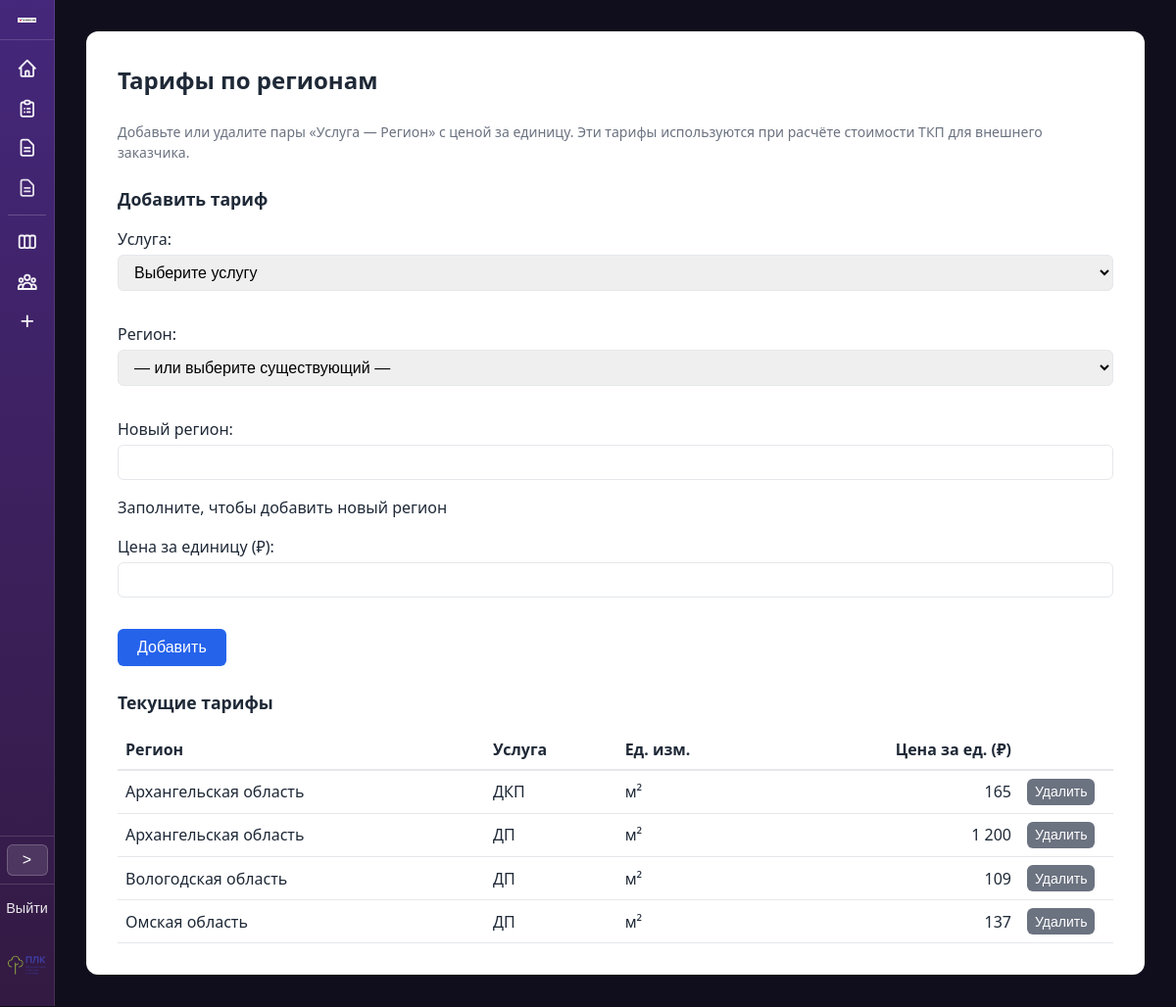
/tariffs/ (signed in), run on the app's committed database.
### proposals/models.py (models this page shows, shortened)
class RegionServicePrice(models.Model):
    region = models.ForeignKey(Region, on_delete=models.CASCADE, verbose_name='Регион')
    service = models.ForeignKey(Service, on_delete=models.CASCADE, verbose_name='Услуга')
    unit_price = models.DecimalField(
        'Цена за единицу',
        max_digits=15,
        decimal_places=2,
        default=0,
    )
    class Meta:
        verbose_name = 'Цена по региону'
        verbose_name_plural = 'Цены по регионам'
        unique_together = [['region', 'service']]

class Region(models.Model):
    name = models.CharField('Название региона', max_length=255, unique=True)
    class Meta:
        verbose_name = 'Регион'
        verbose_name_plural = 'Регионы'
        ordering = ['name']
    def __str__(self):
        return self.name

class Service(models.Model):
    UNIT_M2 = 'm2'
    UNIT_PIECE = 'piece'
    UNIT_CHOICES = [
        (UNIT_M2, 'м²'),
        (UNIT_PIECE, 'шт'),
    ]
    name = models.CharField('Наименование услуги', max_length=255)
    description = models.TextField(
        'Описание услуги (подставляется в Комментарий в Комплексном ТКП)',
        blank=True,
        default='',
    )
    template_file = models.CharField(
        'Файл шаблона',
        max_length=255,
        help_text='Имя .docx файла в папке templates_docx/'
    )
    unit_type = models.CharField(
        'Единица измерения',
        max_length=10,
        choices=UNIT_CHOICES,
        default=UNIT_M2,
    )
    order = models.PositiveSmallIntegerField('Порядок', default=0)
    class Meta:
        verbose_name = 'Услуга'
        verbose_name_plural = 'Услуги'
        ordering = ['order', 'name']
    def __str__(self):
        return self.name

### proposals/views.py (the view)
# urls.py: path('tariffs/', views.tariffs_view, name='tariffs'),
@login_required
@require_http_methods(['GET', 'POST'])
def tariffs_view(request):
    if request.method == 'POST':
        delete_id = request.POST.get('delete_id')
        if delete_id:
            try:
                RegionServicePrice.objects.filter(pk=delete_id).delete()
                messages.success(request, 'Тариф удалён.')
            except Exception:
                pass
            return redirect('proposals:tariffs')
        form = TariffForm(request.POST)
        if form.is_valid():
            data = form.cleaned_data
            service = data['service']
            new_name = (data.get('new_region_name') or '').strip()
            if new_name:
                region, _ = Region.objects.get_or_create(name=new_name, defaults={})
            else:
                region = data['region']
            RegionServicePrice.objects.update_or_create(
                region=region,
                service=service,
                defaults={'unit_price': data['unit_price']},
            )
            messages.success(request, f'Тариф сохранён: {service.name} — {region.name}.')
            return redirect('proposals:tariffs')
    else:
        form = TariffForm()
    tariffs_list = RegionServicePrice.objects.select_related('region', 'service').order_by('region__name', 'service__name')
    context = {'form': form, 'tariffs_list': tariffs_list}
    return render(request, 'proposals/tariffs.html', context)

### proposals/forms.py (shortened to what this page needs)
class TariffForm(forms.Form):
    service = forms.ModelChoiceField(
        label='Услуга',
        queryset=Service.objects.none(),
        empty_label='Выберите услугу'
    )
    region = forms.ModelChoiceField(
        label='Регион',
        queryset=Region.objects.none(),
        empty_label='— или выберите существующий —',
        required=False
    )
    new_region_name = forms.CharField(
        label='Новый регион',
        max_length=255,
        required=False,
        help_text='Заполните, чтобы добавить новый регион'
    )
    unit_price = forms.DecimalField(
        label='Цена за единицу (₽)',
        max_digits=15,
        decimal_places=2,
        min_value=0
    )
    def __init__(self, *args, **kwargs):
        super().__init__(*args, **kwargs)
        self.fields['service'].queryset = Service.objects.all()
        self.fields['region'].queryset = Region.objects.all().order_by('name')

### proposals/templatetags/proposal_filters.py (called while the page is built)
@register.filter
def format_price(value):
    if value is None:
        return ''
    try:
        s = str(int(value))
    except (ValueError, TypeError):
        return str(value)
    n = len(s)
    if n <= 3:
        return s
    r = n % 3 or 3
    result = s[:r]
    for i in range(r, n, 3):
        result += ' ' + s[i:i + 3]
    return result

### proposals/templates/proposals/tariffs.html (shortened to what this page needs)
{% extends "proposals/base.html" %}
{% load proposal_filters %}
{% block container_extra_class %}container--wide{% endblock %}
{% block content %}
<h1>Тарифы по регионам</h1>
<p class="help">Добавьте или удалите пары «Услуга — Регион» с ценой за единицу. Эти тарифы используются при расчёте стоимости ТКП для внешнего заказчика.</p>
<h2 style="font-size: 1.1rem; margin-top: 1.5rem;">Добавить тариф</h2>
<form method="post" action="{% url 'proposals:tariffs' %}" style="margin-bottom: 1.5rem;">
    {{ form.as_p }}
    <button type="submit" class="btn">Добавить</button>
</form>
<h2 style="font-size: 1.1rem; margin-top: 1.5rem;">Текущие тарифы</h2>
<div style="overflow-x: auto;">
    <table style="width: 100%; border-collapse: collapse;">
        <thead>
            <tr style="border-bottom: 2px solid var(--border);">
                <th style="text-align: left; padding: 0.5rem;">Регион</th>
                <th style="text-align: left; padding: 0.5rem;">Услуга</th>
                <th style="text-align: left; padding: 0.5rem;">Ед. изм.</th>
                <th style="text-align: right; padding: 0.5rem;">Цена за ед. (₽)</th>
                <th style="width: 6rem;"></th>
            </tr>
        </thead>
        <tbody>
            {% for t in tariffs_list %}
            <tr style="border-bottom: 1px solid var(--border);">
                <td style="padding: 0.5rem;">{{ t.region.name }}</td>
                <td style="padding: 0.5rem;">{{ t.service.name }}</td>
                <td style="padding: 0.5rem;">{{ t.service.get_unit_type_display }}</td>
                <td style="padding: 0.5rem; text-align: right;">{{ t.unit_price|format_price }}</td>
                <td style="padding: 0.5rem;">
                    <form method="post" action="{% url 'proposals:tariffs' %}" style="display: inline;">
                        <button type="submit" class="btn btn-secondary" style="padding: 0.35rem 0.5rem; font-size: 0.875rem;">Удалить</button>
                    </form>
                </td>
            </tr>
            {% empty %}
            <tr>
                <td colspan="5" style="padding: 1rem; color: var(--text-muted);">Нет тарифов. Добавьте первую пару выше или загрузите из CSV: <code>python manage.py load_region_prices</code></td>
            </tr>
            {% endfor %}
        </tbody>
    </table>
</div>
{% endblock %}

### proposals/templates/proposals/base.html (style rules this page uses)
:root { --bg: #100E1C; --card: #fff; --primary: #2563eb; --primary-hover: #1d4ed8; --text: #1f2937; --text-muted: #6b7280; --border: #e5e7eb; --success: #059669; --sidebar-w: 56px; --sidebar-w-expanded: 248px; --sidebar-gradient: linear-gradient(180deg, #45277B 0%, #331A42 100%); }
* { box-sizing: border-box; }
body { font-family: system-ui, -apple-system, sans-serif; background: var(--bg); color: var(--text); margin: 0; line-height: 1.5; }
h1 { font-size: 1.5rem; margin: 0 0 1.5rem; color: var(--text); }
label { display: block; font-weight: 500; margin-bottom: 0.25rem; color: var(--text); }
input, select, textarea { width: 100%; padding: 0.5rem 0.75rem; border: 1px solid var(--border); border-radius: 6px; font-size: 1rem; margin-bottom: 1rem; }
button, .btn { display: inline-block; padding: 0.6rem 1.25rem; background: var(--primary); color: white; border: none; border-radius: 6px; font-size: 1rem; cursor: pointer; text-decoration: none; }
.btn-secondary { background: var(--text-muted); }
.help { font-size: 0.875rem; color: var(--text-muted); margin-top: 0.25rem; }

### data on the page
RegionServicePrice: region.name "Архангельская область", service.name "ДКП", service.unit_type "м²", unit_price "165"
RegionServicePrice: region.name "Архангельская область", service.name "ДП", service.unit_type "м²", unit_price "1 200"
RegionServicePrice: region.name "Вологодская область", service.name "ДП", service.unit_type "м²", unit_price "109"
RegionServicePrice: region.name "Омская область", service.name "ДП", service.unit_type "м²", unit_price "137"
